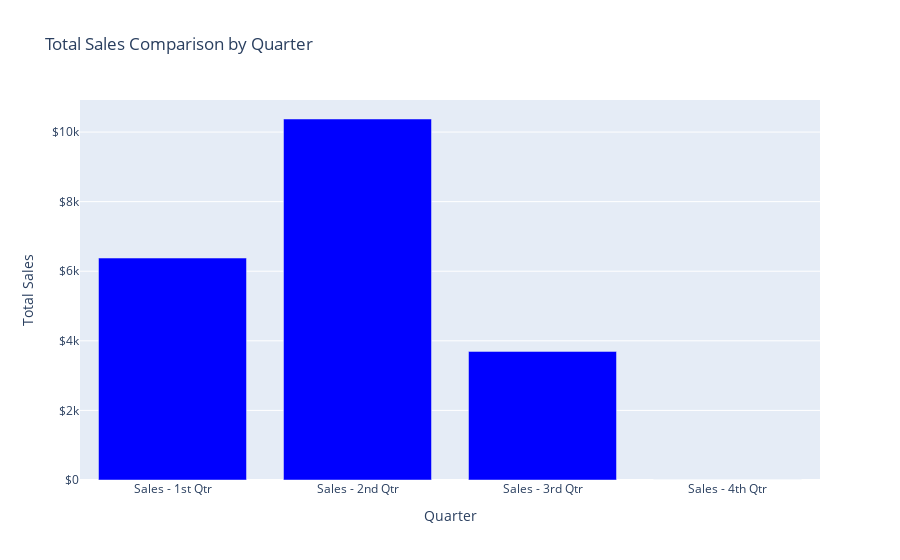
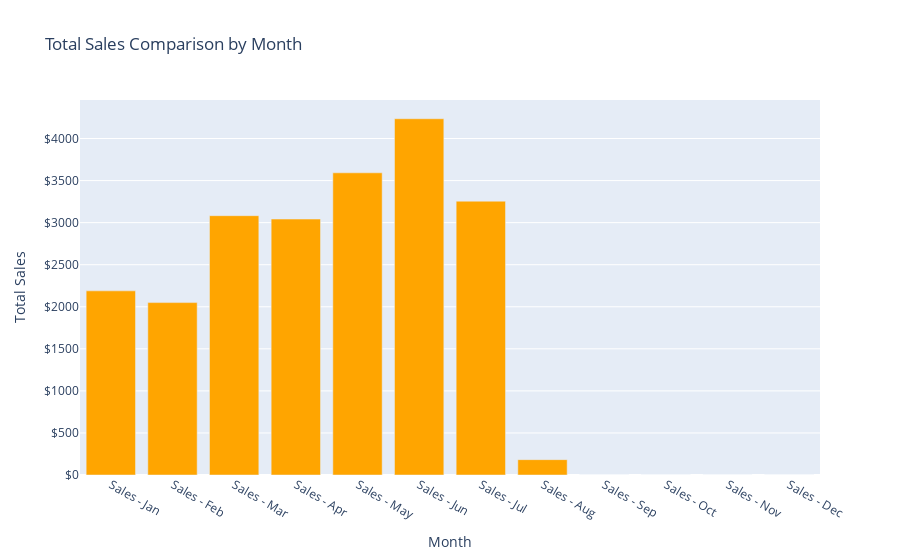

The code cell stored with these charts, in order, in its notebook:
### Code cell
# Calculate the total sales for each subset
qtr_sales = parts_data[['Sales - 1st Qtr', 'Sales - 2nd Qtr', 'Sales - 3rd Qtr', 'Sales - 4th Qtr']].sum()
month_sales = parts_data[['Sales - Jan', 'Sales - Feb', 'Sales - Mar', 'Sales - Apr', 
                          'Sales - May', 'Sales - Jun', 'Sales - Jul', 'Sales - Aug',
                          'Sales - Sep', 'Sales - Oct', 'Sales - Nov', 'Sales - Dec']].sum()

# Create separate bar charts for quarters and months
fig_qtr = go.Figure()
fig_qtr.add_trace(go.Bar(x=qtr_sales.index,
                         y=qtr_sales.values,
                         name='Quarterly Sales',
                         marker_color='blue'))

fig_qtr.update_layout(title='Total Sales Comparison by Quarter',
                      xaxis_title='Quarter',
                      yaxis_title='Total Sales',
                      yaxis_tickprefix='$')

fig_month = go.Figure()
fig_month.add_trace(go.Bar(x=month_sales.index,
                           y=month_sales.values,
                           name='Monthly Sales',
                           marker_color='orange'))

fig_month.update_layout(title='Total Sales Comparison by Month',
                        xaxis_title='Month',
                        yaxis_title='Total Sales',
                        yaxis_tickprefix='$')

# Show the interactive charts
fig_qtr.show()
fig_month.show()

### Figure 1 — Plotly figure (JSON) as saved in the notebook; plotly's stock layout.template omitted (floating-point values rounded to 4 significant figures)
{"data": [{"marker": {"color": "blue"}, "name": "Quarterly Sales", "type": "bar", "x": ["Sales - 1st Qtr", "Sales - 2nd Qtr", "Sales - 3rd Qtr", "Sales - 4th Qtr"], "y": [6379.0, 10380.0, 3696.0, 0]}], "layout": {"title": {"text": "Total Sales Comparison by Quarter"}, "xaxis": {"title": {"text": "Quarter"}}, "yaxis": {"tickprefix": "$", "title": {"text": "Total Sales"}}}}

### Figure 2 — Plotly figure (JSON) as saved in the notebook; plotly's stock layout.template omitted (floating-point values rounded to 4 significant figures)
{"data": [{"marker": {"color": "orange"}, "name": "Monthly Sales", "type": "bar", "x": ["Sales - Jan", "Sales - Feb", "Sales - Mar", "Sales - Apr", "Sales - May", "Sales - Jun", "Sales - Jul", "Sales - Aug", "Sales - Sep", "Sales - Oct", "Sales - Nov", "Sales - Dec"], "y": [2189, 2049.0, 3083.0, 3042.0, 3592.0, 4235.0, 3255, 182.5, 0, 0, 0, 0]}], "layout": {"title": {"text": "Total Sales Comparison by Month"}, "xaxis": {"title": {"text": "Month"}}, "yaxis": {"tickprefix": "$", "title": {"text": "Total Sales"}}}}
